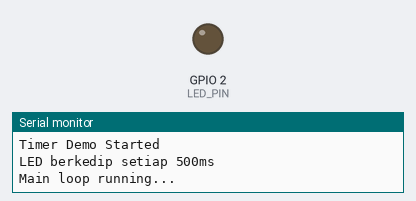
Recording of a sketch running on a simulated ESP32. Shown: output pins drawn as LEDs (lit = HIGH), the last lines printed to the serial monitor.

Above: at 1.0 s.
At 3.0 s:
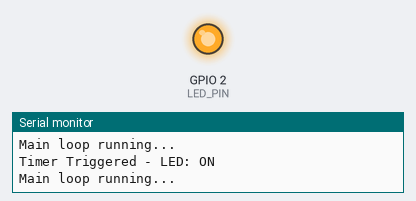
Timing chart, 0 to 5.2 s (numbered marks = the images above):
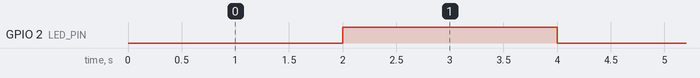

Measured:
- by itself, GPIO 2 (LED_PIN): alternates HIGH for 2.0 s and LOW for 2.0 s

The sketch:

sketch.ino
```cpp
/*
 * Timer - Hardware Timer
 *
 * Konsep: Menjalankan fungsi secara periodik menggunakan timer
 *
 * Komponen:
 * - LED (D2) dengan resistor 220Ω
 *
 * Pinout:
 * - LED -> GPIO 2
 */

#include <esp_timer.h>

const int LED_PIN = 2;

volatile bool timerFlag = false;
bool ledState = false;

// ========================================
// TIMER CALLBACK
// ========================================
void timerCallback(void* arg) {
  timerFlag = true;
}

void setup() {
  Serial.begin(115200);

  pinMode(LED_PIN, OUTPUT);
  digitalWrite(LED_PIN, LOW);

  // ========================================
  // KONFIGURASI TIMER
  // ========================================
  const esp_timer_create_args_t timerArgs = {
    .callback = &timerCallback,
    .arg = NULL,
    .dispatch_method = ESP_TIMER_TASK,
    .name = "periodic_timer"
  };

  esp_timer_handle_t timer;

  esp_timer_create(&timerArgs, &timer);

  // Timer berjalan setiap 500 ms
  esp_timer_start_periodic(timer, 500000);

  Serial.println("Timer Demo Started");
  Serial.println("LED berkedip setiap 500ms");
}

void loop() {

  // ========================================
  // CEK TIMER
  // ========================================
  if (timerFlag) {

    timerFlag = false;

    ledState = !ledState;

    digitalWrite(LED_PIN, ledState ? HIGH : LOW);

    Serial.print("Timer Triggered - LED: ");

    if (ledState) {
      Serial.println("ON");
    } else {
      Serial.println("OFF");
    }
  }

  // Main loop tetap berjalan
  Serial.println("Main loop running...");

  delay(2000);
}
```
